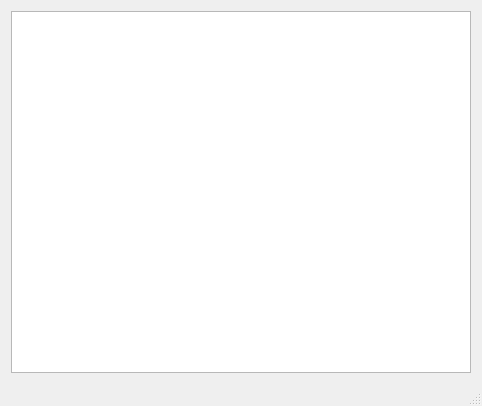
<?xml version="1.0" encoding="UTF-8"?>
<ui version="4.0">
 <class>ChatServer</class>
 <widget class="QMainWindow" name="ChatServer">
  <property name="geometry">
   <rect>
    <x>0</x>
    <y>0</y>
    <width>482</width>
    <height>406</height>
   </rect>
  </property>
  <property name="windowTitle">
   <string>局域网聊天服务器</string>
  </property>
  <widget class="QWidget" name="centralWidget">
   <layout class="QGridLayout" name="gridLayout">
    <item row="0" column="0">
     <widget class="QTableWidget" name="table"/>
    </item>
   </layout>
  </widget>
  <widget class="QStatusBar" name="statusBar"/>
 </widget>
 <layoutdefault spacing="6" margin="11"/>
 <resources/>
 <connections/>
</ui>
